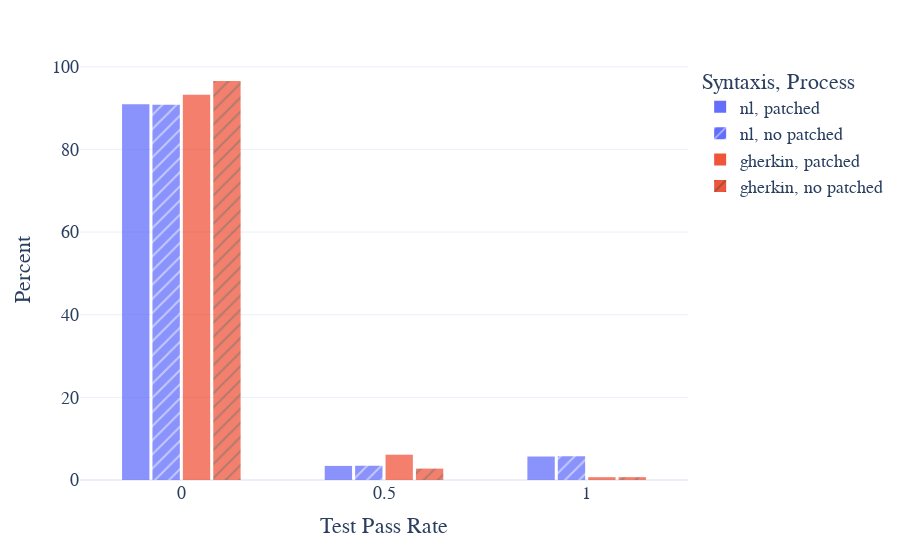

The notebook cell this image was saved under:
### Code cell
fig = px.histogram(
    ann,
    x="test_pass_rate",
    color="syn",         # hue (NL vs Gherkin)
    pattern_shape="tag",     # group by experiment
    barmode="group",     # or "stack" if you want stacking instead
    nbins=5,             # tune as needed
    opacity = 0.75,
    histnorm='percent',
    #marginal = "violin"
    #text_auto=True
)

fig.update_layout(
    bargap=0.4,
    bargroupgap=0.1,
    xaxis=dict(
        title=dict(
            text = "Test Pass Rate"
        )
    ),
    yaxis=dict(
        title=dict(
                text = "Percent"
            )
    ),
    legend=dict(
        title=dict(
            text="Syntaxis, Process"
        )
    ),
    template="plotly_white",
    font=dict(
        family="Courier New, monospace",
        size=18
    )
)

fig.show()

### Figure 1 — Plotly figure (JSON) as saved in the notebook; plotly's stock layout.template omitted (floating-point values rounded to 4 significant figures; data arrays with more than 128 entries replaced by an {"elided": "..."} marker saying what was removed)
{"data": [{"alignmentgroup": "True", "bingroup": "x", "histnorm": "percent", "hovertemplate": "syn=nl<br>tag=patched<br>test_pass_rate=%{x}<br>percent=%{y}<extra></extra>", "legendgroup": "nl, patched", "marker": {"color": "#636efa", "opacity": 0.75, "pattern": {"shape": ""}}, "name": "nl, patched", "nbinsx": 5, "offsetgroup": "nl, patched", "orientation": "v", "showlegend": true, "type": "histogram", "x": [0.0, 0.0, 0.0, 0.0, 0.0, 0.0, 0.0, 0.0, 0.0, 0.0, 0.0, 0.0, 0.0, 0.0, 0.0, 0.0, 0.0, 0.0, 0.0, 0.0, 0.0, 0.0, 0.0, 0.0, 0.0, 0.0, 0.0, 0.0, 0.0, 0.0, 0.0, 0.0, 0.0, 0.0, 0.0, 0.0, 0.0, 0.0, 0.0, 0.0, 0.0, 0.0, 0.0, 0.0, 0.0, 0.0, 0.0, 0.0, 0.0, 0.0, 0.0, 0.0, 0.0, 0.0, 0.0, 0.33, 0.0, 0.0, 0.0, 0.0, 0.0, 0.0, 0.0, 0.0, 0.0, 0.0, 0.0, 0.0, 0.0, 1.0, 0.0, 0.5, 0.0, 0.0, 0.0, 0.0, 1.0, 0.0, 0.0, 0.0, 0.0, 1.0, 0.0, 0.0, 0.0, 0.33, 1.0, 1.0], "xaxis": "x", "yaxis": "y"}, {"alignmentgroup": "True", "bingroup": "x", "histnorm": "percent", "hovertemplate": "syn=nl<br>tag=no patched<br>test_pass_rate=%{x}<br>percent=%{y}<extra></extra>", "legendgroup": "nl, no patched", "marker": {"color": "#636efa", "opacity": 0.75, "pattern": {"shape": "/"}}, "name": "nl, no patched", "nbinsx": 5, "offsetgroup": "nl, no patched", "orientation": "v", "showlegend": true, "type": "histogram", "x": [0.0, 0.0, 0.0, 0.0, 0.0, 0.0, 0.0, 0.0, 0.0, 0.0, 0.0, 0.0, 0.0, 0.0, 0.0, 0.0, 0.0, 0.0, 0.0, 0.0, 0.0, 0.0, 0.0, 0.0, 0.0, 0.0, 0.0, 0.0, 0.0, 0.0, 0.0, 0.0, 0.0, 0.0, 0.0, 0.0, 0.0, 0.0, 0.0, 0.0, 0.0, 0.0, 0.0, 0.0, 0.0, 0.0, 0.0, 0.0, 0.0, 0.0, 0.0, 0.0, 0.0, 0.0, 0.0, 0.33, 0.0, 0.0, 0.0, 0.0, 0.0, 0.0, 0.0, 0.0, 0.0, 0.0, 0.0, 0.0, 0.5, 0.0, 0.0, 0.0, 1.0, 0.0, 1.0, 0.0, 0.0, 0.0, 0.0, 1.0, 0.0, 0.0, 0.0, 0.0, 0.33, 1.0, 1.0], "xaxis": "x", "yaxis": "y"}, {"alignmentgroup": "True", "bingroup": "x", "histnorm": "percent", "hovertemplate": "syn=gherkin<br>tag=patched<br>test_pass_rate=%{x}<br>percent=%{y}<extra></extra>", "legendgroup": "gherkin, patched", "marker": {"color": "#EF553B", "opacity": 0.75, "pattern": {"shape": ""}}, "name": "gherkin, patched", "nbinsx": 5, "offsetgroup": "gherkin, patched", "orientation": "v", "showlegend": true, "type": "histogram", "x": {"elided": "147 float values"}, "xaxis": "x", "yaxis": "y"}, {"alignmentgroup": "True", "bingroup": "x", "histnorm": "percent", "hovertemplate": "syn=gherkin<br>tag=no patched<br>test_pass_rate=%{x}<br>percent=%{y}<extra></extra>", "legendgroup": "gherkin, no patched", "marker": {"color": "#EF553B", "opacity": 0.75, "pattern": {"shape": "/"}}, "name": "gherkin, no patched", "nbinsx": 5, "offsetgroup": "gherkin, no patched", "orientation": "v", "showlegend": true, "type": "histogram", "x": {"elided": "145 float values"}, "xaxis": "x", "yaxis": "y"}], "layout": {"bargap": 0.4, "bargroupgap": 0.1, "barmode": "group", "font": {"family": "Courier New, monospace", "size": 18}, "legend": {"title": {"text": "Syntaxis, Process"}, "tracegroupgap": 0}, "margin": {"t": 60}, "xaxis": {"anchor": "y", "domain": [0, 1], "title": {"text": "Test Pass Rate"}}, "yaxis": {"anchor": "x", "domain": [0, 1], "title": {"text": "Percent"}}}}
